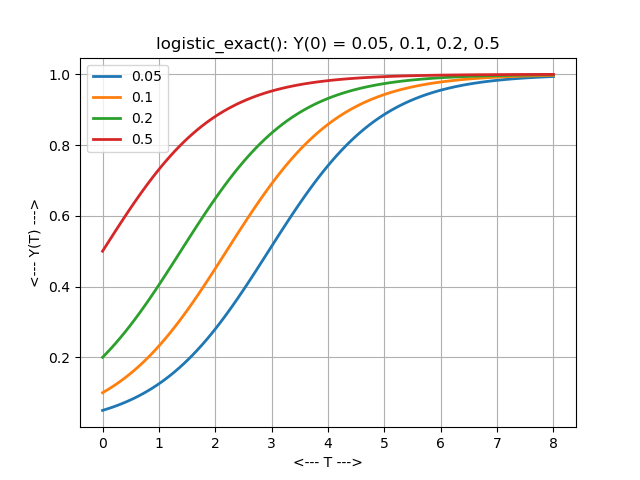

Write the Python code that produced this figure.
#! /usr/bin/env python3
#
def logistic_exact_test ( ):

#*****************************************************************************80
#
## logistic_exact_test() tests logistic_exact().
#
#  Discussion:
#
#    The governing equation is
#
#      dydt = r * y * ( k - y ) / k
#
#  Licensing:
#
#    This code is distributed under the MIT license.
#
#  Modified:
#
#    25 May 2024
#
#  Author:
#
#    John Burkardt
#
  import matplotlib.pyplot as plt
  import numpy as np
  import platform

  print ( '' )
  print ( 'logistic_exact_test():' )
  print ( '  python version: ' + platform.python_version ( ) )
  print ( '  numpy version:  ' + np.version.version )
#
#  Get parameter values.
#
  r, k, t0, y0, tstop = logistic_parameters ( )

  print ( '' )
  print ( '  Parameter values:' )
  print ( '    r =     ', r )
  print ( '    k =     ', k )
  print ( '    t0 =    ', t0 )
  print ( '    y0 =    ', y0 )
  print ( '    tstop = ', tstop )

  print ( '' )
  print ( '  Evaluate exact solution for varied values of y0:' )

  t = np.linspace ( t0, tstop, 101 )

  plt.clf ( )

  for y0 in [ 0.05, 0.1, 0.2, 0.5 ]:

    print ( '  Evaluate for y0 = ', y0 )

    logistic_parameters ( r, k, t0, y0, tstop )
    y = logistic_exact ( t )

    plt.plot ( t, y, linewidth = 2 )

  s = ( 'logistic_exact(): Y(0) = 0.05, 0.1, 0.2, 0.5' )
  plt.title ( s )
  plt.grid ( True )
  plt.xlabel ( '<--- T --->' )
  plt.ylabel ( '<--- Y(T) --->' )
  plt.legend ( [ '0.05', '0.1', '0.2', '0.5' ] )
  filename = 'logistic_exact.png'
  plt.savefig ( filename )
  print ( '  Graphics saved as "' + filename + '"' )
  plt.show ( block = False )
  plt.close ( )
#
#  Terminate.
#
  print ( '' )
  print ( 'logistic_exact_test():' )
  print ( '  Normal end of execution.' )

  return

def logistic_exact ( t ):

#*****************************************************************************80
#
## logistic_exact() evaluates the exact solution for logistic_ode().
#
#  Licensing:
#
#    This code is distributed under the MIT license.
#
#  Modified:
#
#    02 August 2022
#
#  Author:
#
#    John Burkardt
#
#  Input:
#
#    real t(): the evaluation points.
#
#  Output:
#
#    real y(): the function values.
#
  import numpy as np

  r, k, t0, y0, tstop = logistic_parameters ( )

  y = ( k * y0 * np.exp ( r * ( t - t0 ) ) ) \
    / ( k + y0 * ( np.exp ( r * ( t - t0 ) ) - 1.0 ) )

  return y


def logistic_parameters ( r_user = None, k_user = None, t0_user = None, \
  y0_user = None, tstop_user = None ):

#*****************************************************************************80
#
## logistic_parameters() returns parameter values for logistic_ode().
#
#  Discussion:
#
#    If input values are specified, this resets the default parameters.
#    Otherwise, the output will be the current defaults.
#
#  Licensing:
#
#    This code is distributed under the MIT license.
#
#  Modified:
#
#    02 August 2022
#
#  Author:
#
#    John Burkardt
#
#  Input:
#
#    real r_user: the growth rate.
#
#    real k_user: the carrying capacity.
#
#    real t0_user: the initial time.
#
#    real y0_user: the initial condition.
#
#    real tstop_user: the final time.
#
#  Output:
#
#    real r: the growth rate.
#
#    real k: the carrying capacity.
#
#    real t0: the initial time.
#
#    real y0: the initial condition.
#
#    real tstop: the final time.
#
  import numpy as np
#
#  Initialize defaults.
#
  if not hasattr ( logistic_parameters, "r_default" ):
    logistic_parameters.r_default = 1.0

  if not hasattr ( logistic_parameters, "k_default" ):
    logistic_parameters.k_default = 1.0

  if not hasattr ( logistic_parameters, "t0_default" ):
    logistic_parameters.t0_default = 0.0

  if not hasattr ( logistic_parameters, "y0_default" ):
    logistic_parameters.y0_default = 0.5

  if not hasattr ( logistic_parameters, "tstop_default" ):
    logistic_parameters.tstop_default = 8.0
#
#  Update defaults if input was supplied.
#
  if ( r_user is not None ):
    logistic_parameters.r_default = r_user

  if ( k_user is not None ):
    logistic_parameters.k_default = k_user

  if ( t0_user is not None ):
    logistic_parameters.t0_default = t0_user

  if ( y0_user is not None ):
    logistic_parameters.y0_default = y0_user

  if ( tstop_user is not None ):
    logistic_parameters.tstop_default = tstop_user
#
#  Return values.
#
  r = logistic_parameters.r_default
  k = logistic_parameters.k_default
  t0 = logistic_parameters.t0_default
  y0 = logistic_parameters.y0_default
  tstop = logistic_parameters.tstop_default
  
  return r, k, t0, y0, tstop

def timestamp ( ):

#*****************************************************************************80
#
## timestamp() prints the date as a timestamp.
#
#  Licensing:
#
#    This code is distributed under the MIT license.
#
#  Modified:
#
#    21 August 2019
#
#  Author:
#
#    John Burkardt
#
  import time

  t = time.time ( )
  print ( time.ctime ( t ) )

  return

if ( __name__ == '__main__' ):
  timestamp ( )
  logistic_exact_test ( )
  timestamp ( )
